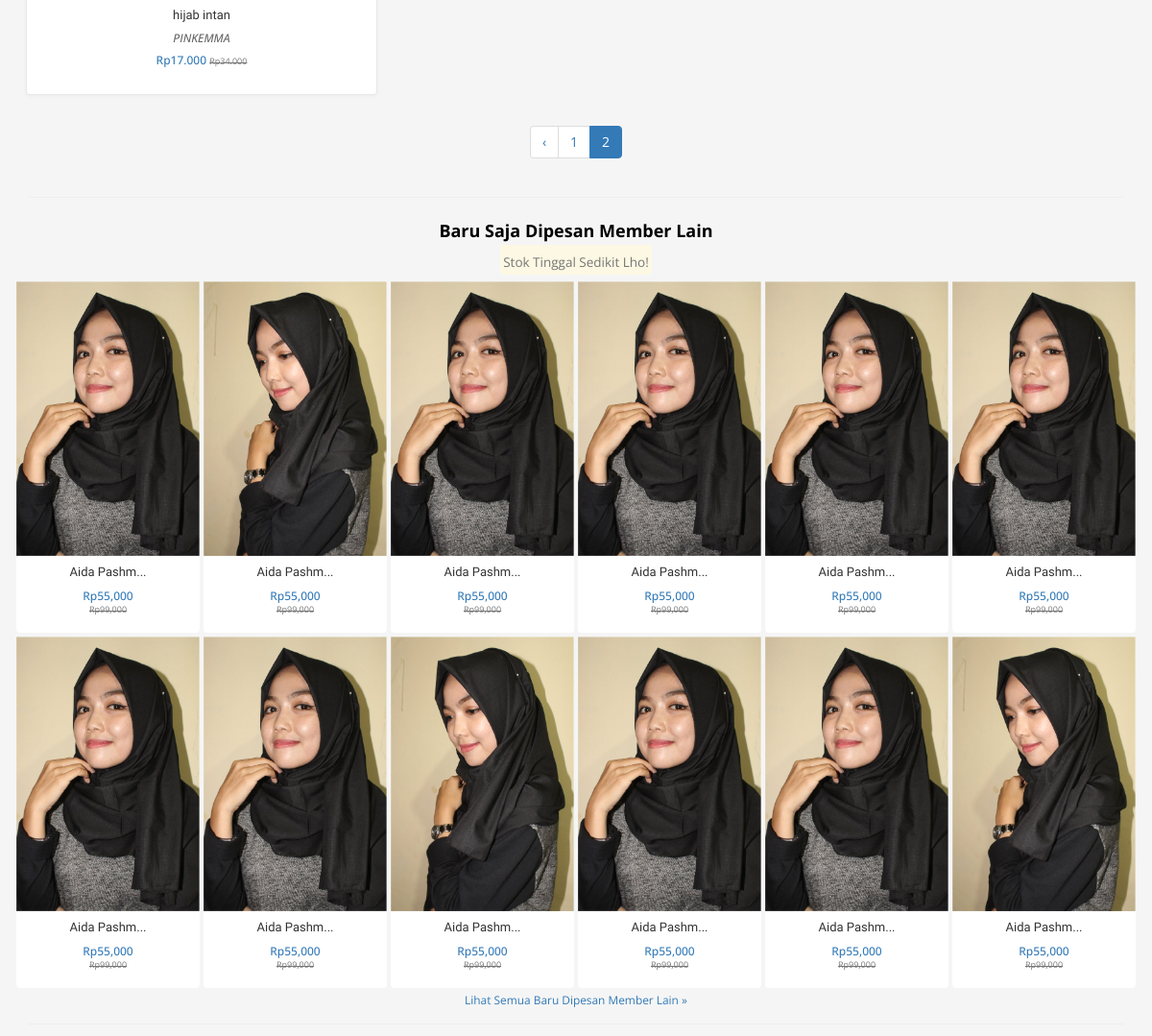
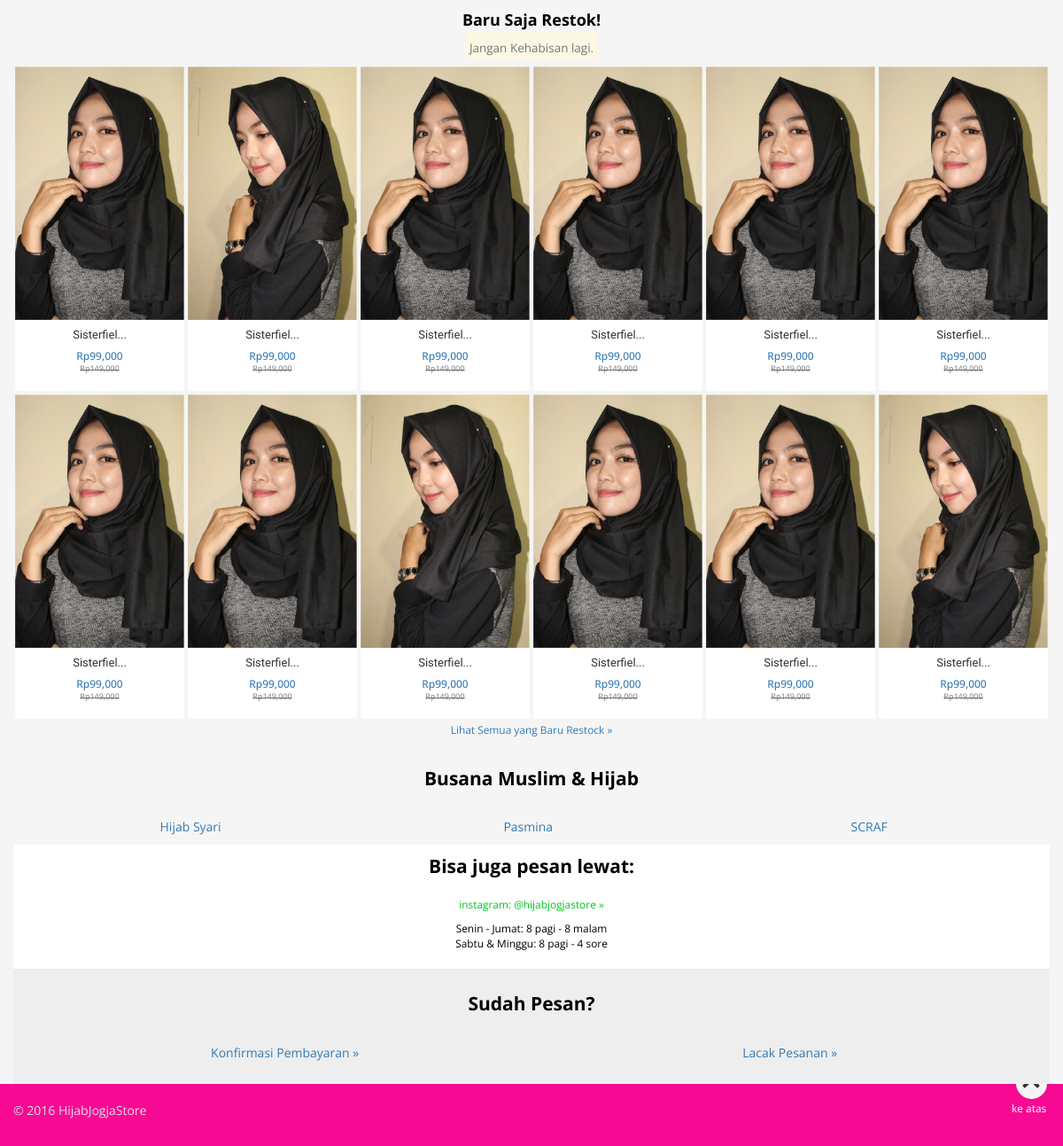
The app's page /product-diskon-page-2.html (lower part), older data (2 pictures, top to bottom).
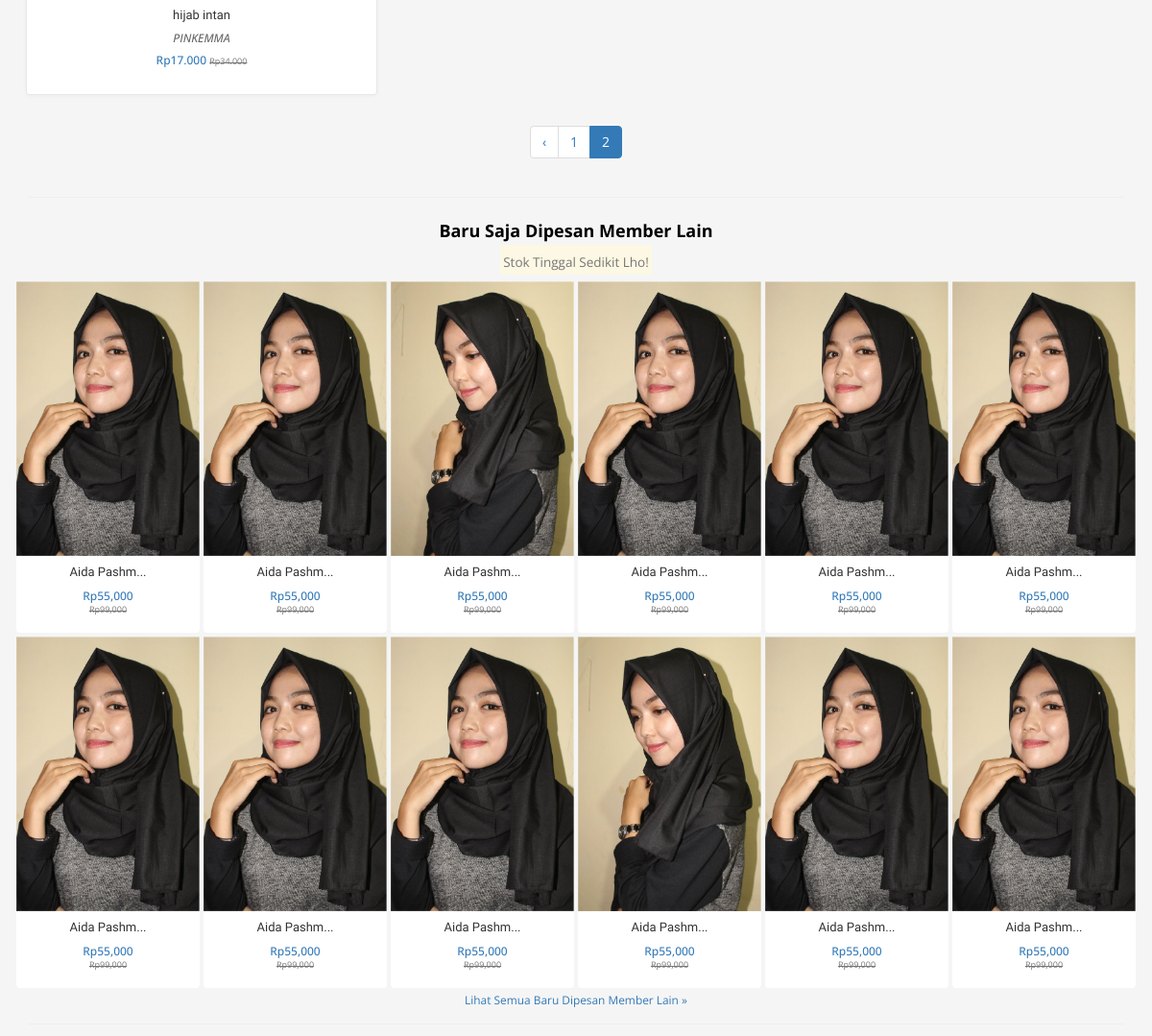
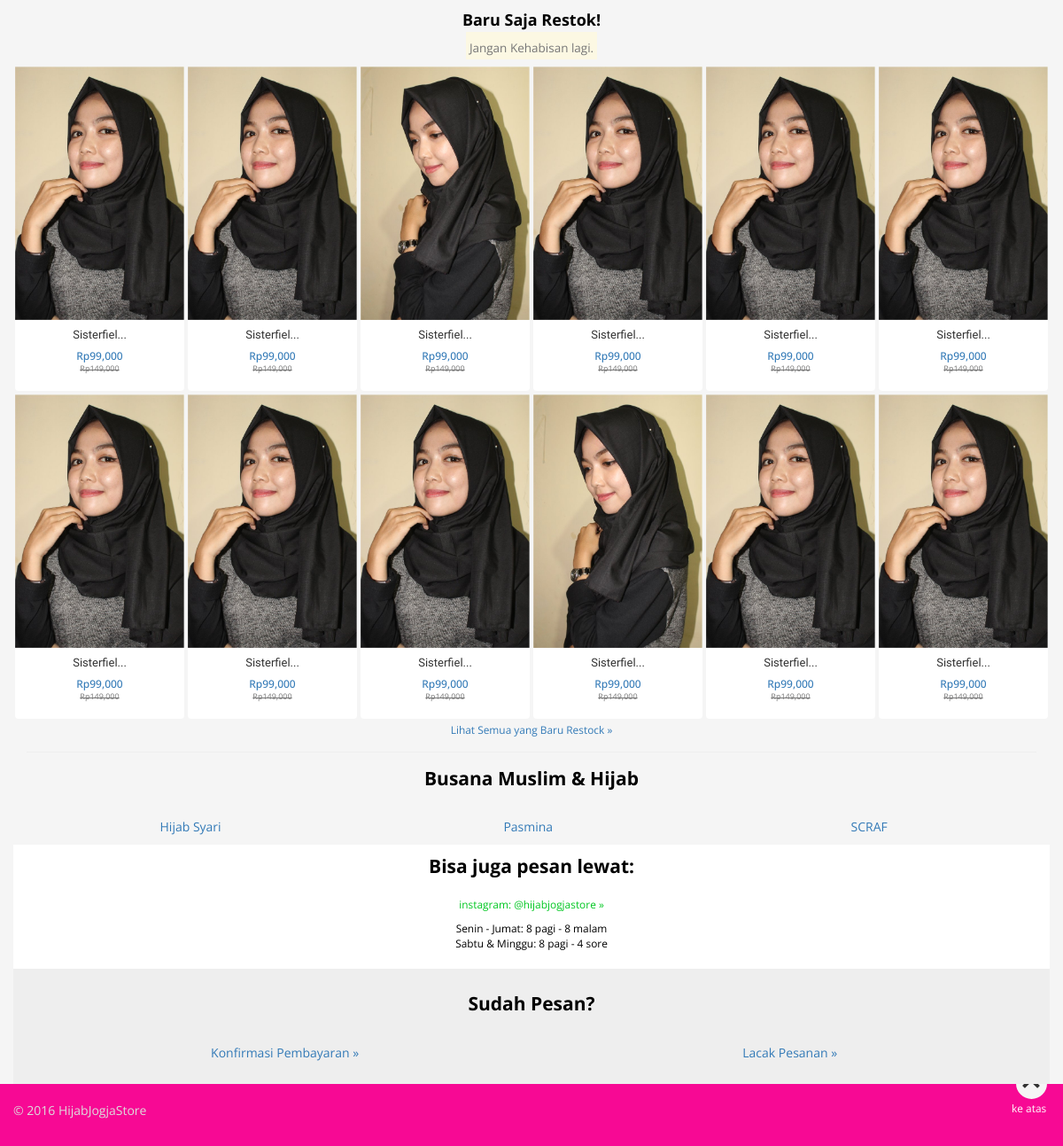
The same page, newer data (2 pictures, top to bottom).
### tables this page shows
CREATE TABLE IF NOT EXISTS `product` (
  `product_id` int(11) NOT NULL,
  `product_code` varchar(250) DEFAULT NULL,
  `product_name` varchar(250) DEFAULT NULL,
  `product_desc` varchar(250) DEFAULT NULL,
  `product_price` int(11) DEFAULT NULL,
  `product_discount` int(11) DEFAULT NULL,
  `product_terlaris` varchar(10) DEFAULT NULL,
  `product_promo` varchar(10) DEFAULT NULL,
  `product_sold_out` varchar(10) DEFAULT NULL,
  `product_pre_order` varchar(10) DEFAULT NULL,
  `product_ready_stock` varchar(10) DEFAULT NULL,
  `product_color` varchar(250) DEFAULT NULL,
  `product_bahan` varchar(250) DEFAULT NULL,
  `product_size` varchar(250) DEFAULT NULL,
  `product_lama_kirim` varchar(250) DEFAULT NULL,
  `product_jumlah` int(11) DEFAULT NULL,
  `product_images` text,
  `brand_id` int(11) DEFAULT NULL,
  `category_id` int(11) DEFAULT NULL,
  `product_seo` varchar(250) DEFAULT NULL,
  `product_date` date DEFAULT NULL
);

CREATE TABLE IF NOT EXISTS `brand` (
  `brand_id` int(11) NOT NULL,
  `brand_name` varchar(250) DEFAULT NULL,
  `brand_seo` varchar(250) DEFAULT NULL
);

CREATE TABLE IF NOT EXISTS `category` (
  `category_id` int(11) NOT NULL,
  `category_name` varchar(250) DEFAULT NULL,
  `category_seo` varchar(250) DEFAULT NULL
);

### media.php (called while the page is built, shortened)
<?php
include "josys/class_paging.php";
include "josys/fungsi_rupiah.php";
include "template.php";

### josys/fungsi_rupiah.php (called while the page is built)
<?php
function format_rupiah($angka){
  $rupiah=number_format($angka,0,',','.');
  return $rupiah;
}
?>

### well_cont/product-diskon.php (the view, shortened to what the changed rows need)
<div id="sb-site">
    <div class="container">
        <div class="row">
            <?php
            $p      = new Paging_diskon;
            $batas  = 9;
            $posisi = $p->cariPosisi($batas);
            $sql_product="select * from product where product_discount !=0 ORDER BY product_id DESC LIMIT $posisi,$batas";
            $result_product=mysql_query($sql_product);
            while($data_product=mysql_fetch_array($result_product)){
            $disc        = ($data_product['product_discount']/100)*$data_product['product_price'];
            $hargadisc   = number_format(($data_product['product_price']-$disc),0,",",".");
            $harga       = format_rupiah($data_product['product_price']);
            ?>
                <div class="col-xs-12 col-sm-12 col-md-4 col-list-sku">
                    <div class="thumbnail box-shadow" style="min-height: 350px; margin: 0 10px 10px 10px; padding: 10px;">
                        <div class="caption">
                            <a href="#">
                                <h4 class="product-name text-center small" title="Metthy Top"><?php echo $data_product['product_name']; ?></h4>
                                <?php
                                $sql_category="select * from brand where brand_id='".$data_product['brand_id']."'";
                                $result_category=mysql_query($sql_category);
                                $data_category=mysql_fetch_array($result_category);
                                ?>
                                <h4 class="merchant-name text-center small" title="Giggle Note"><?php echo $data_category['brand_name']; ?></h4>
                                <?php
                                if($data_product['product_discount'] == 0){
                                ?>
                                       <h4 class="price text-center">Rp<?php echo $harga; ?> </h4>
                                <?php
                                    }else{
                                ?>
                                       <h4 class="price text-center">Rp<?php echo $hargadisc; ?> <strike class="text-muted"><small>Rp<?php echo $harga; ?></small></strike></h4>
                                <?php
                                }
                                ?>
                            </a>
                        </div>
                    </div>
                </div>
                <?php
        }
            ?>
        </div>
        <?php
        $jmldata     = mysql_num_rows(mysql_query("SELECT * FROM product where product_discount !=0 ORDER BY product_id ASC"));
        $jmlhalaman  = $p->jumlahHalaman($jmldata, $batas);
        $linkHalaman = $p->navHalaman($_GET['halaman'], $jmlhalaman);
        ?>
        <div class="row">
            <div class="col-lg-12">
                <div class="text-center">
                    <ul class="pagination">
                    <?php
                    echo $linkHalaman;
                    ?>
                    </ul>
                </div>
            </div>
        </div>
        <div class="row">
            <?php
             $sql_product="select * from product ORDER BY product_id DESC LIMIT 12";
            $result_product=mysql_query($sql_product);
            while($data_product=mysql_fetch_array($result_product)){
            ?>
                <div class="col-xs-4 col-sm-4 col-md-2 col-recently-purchased">
                    <div class="thumbnail" style="border: none; min-height: 268px; margin-bottom:0px; padding:0px;">
                        <a href="#" onClick="#">
                            <img width="275px" src="assets/images/product/<?php echo $data_product['product_images'] ?>" border="0" class="img-responsive" />
                        </a>
                        <div class="caption">
                            <a href="#" onClick="#">
                                <h4 class="product-name text-center small" title="Aida Pashmina">Aida Pashm...</h4>
                                <h4 class="price text-center">Rp55,000<br><strike class="text-muted"><small>Rp99,000</small></strike></h4>
                            </a>
                        </div>
                    </div>
                </div>
                <?php
            }
            ?>
        </div>
        <div class="row">
            <?php
            $sql_product="select * from product ORDER BY product_id DESC LIMIT 12";
            $result_product=mysql_query($sql_product);
            while($data_product=mysql_fetch_array($result_product)){
            ?>
                <div class="col-xs-4 col-sm-4 col-md-2 col-recently-purchased">
                    <div class="thumbnail" style="border: none; min-height: 268px; margin-bottom:0px; padding:0px;">
                        <a href="#" onClick="#">
                            <img width="275px" src="assets/images/product/<?php echo $data_product['product_images'] ?>" border="0" class="img-responsive" />
                        </a>
                        <div class="caption">
                            <a href="#" onClick="#">
                                <h4 class="product-name text-center small" title="Sisterfields Tunik">Sisterfiel...</h4>
                                <h4 class="price text-center">Rp99,000<br><strike class="text-muted"><small>Rp149,000</small></strike></h4>
                            </a>
                        </div>
                    </div>
                </div>
                <?php
            }
            ?>
        </div>
        <div class="row">
            <div class="col-lg-12">
                <ul class="nav nav-pills nav-justified">
                    <?php
                        $sql_category="SELECT * FROM category  ORDER BY category_id DESC LIMIT 8";
                        $result_category=mysql_query($sql_category);
                        while($data_category=mysql_fetch_array($result_category)){
                    ?>
                    <li role="presentation"><a role="menuitem" tabindex="-1" href="#"><?php echo $data_category['category_name']; ?></a></li>
                    <?php
                    }
                    ?>
                </ul>
            </div>
        </div>
    </div>
</div>

### josys/class_paging.php (shortened to what the changed rows need)
<?php
class Paging_diskon{
function cariPosisi($batas){
if(empty($_GET['halaman'])){
	$posisi=0;
	$_GET['halaman']=1;
}
else{
	$posisi = ($_GET['halaman']-1) * $batas;
}
return $posisi;
}
function jumlahHalaman($jmldata, $batas){
$jmlhalaman = ceil($jmldata/$batas);
return $jmlhalaman;
}
function navHalaman($halaman_aktif, $jmlhalaman){
$link_halaman = "";
if($halaman_aktif > 1){
	$prev = $halaman_aktif-1;
	$link_halaman .= "<li><a href=product-diskon-page-$prev.html>&lsaquo;</a></li>";
}
for ($i=$halaman_aktif-2; $i<$halaman_aktif; $i++){
  if ($i < 1)
  	continue;
	  $angka .= "<li><a href=product-diskon-page-$i.html>$i</a></li>";
  }
	  $angka .= " <li class='active'><a href=''>$halaman_aktif</a></li>";
    for($i=$halaman_aktif+1; $i<($halaman_aktif+6); $i++){
    if($i > $jmlhalaman)
      break;
	  $angka .= "<li><a href=product-diskon-page-$i.html>$i</a></li>";
    }
$link_halaman .= "$angka";
return $link_halaman;
}
}
?>

Row changes from the older to the newer data that the page shows:
no longer on this page (row unchanged): product: product_images (picture)
added product: product_images (picture)
